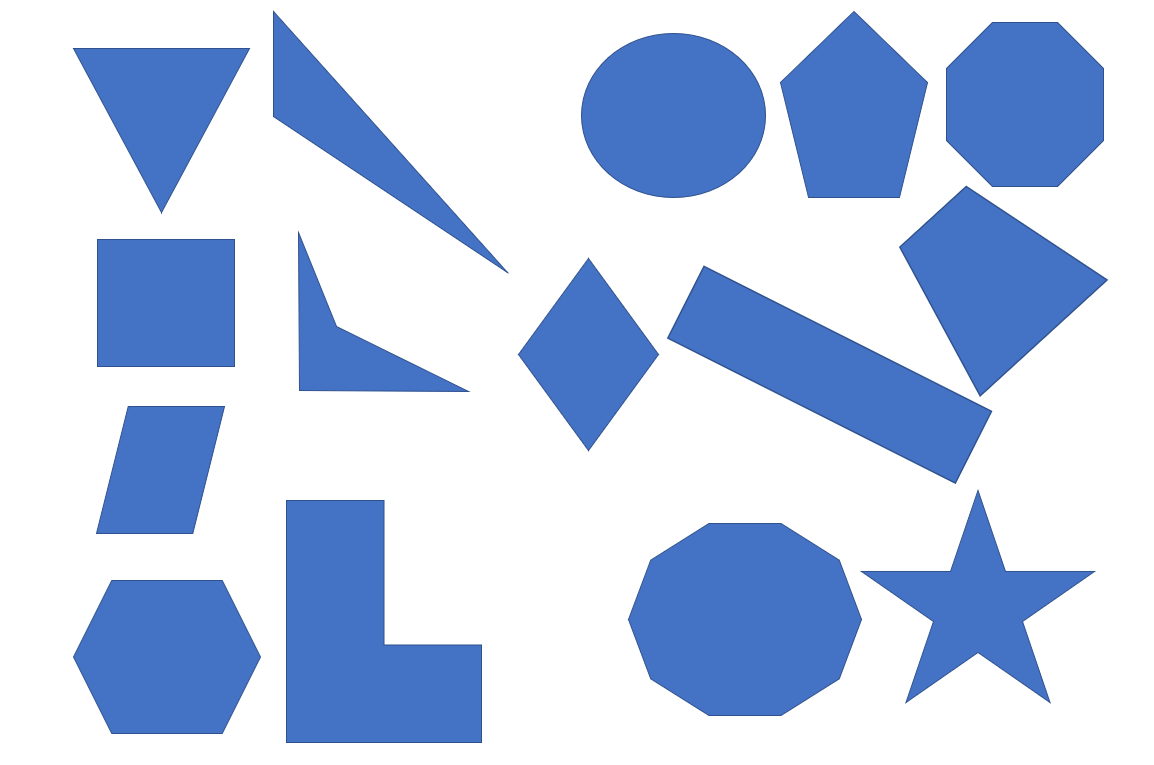
#> input picture OpenCV/xx-Extend/x01-RecognizePoly/images/test1.png, 1154 x 765 px
$ python 101.py
#> lines starting #> are read from the running program, lines starting #| are printed output that depends on the picture; after the words box and inside, x2 and y2 are one past the last pixel; in counts of white or black regions, pixels touching at a corner belong together
import os
import cv2 as cv

def setLabel (image, str, contour):
    (text_width, text_height), baseline = cv.getTextSize(str, cv.FONT_HERSHEY_SCRIPT_SIMPLEX, 0.7, 1)

    # 간단!
    x,y, w,h = cv.boundingRect(contour)

    pt_x = x+int((w-text_width)/2)
    pt_y = y+int((h +text_height)/2)

    cv.rectangle(image, (pt_x, pt_y + baseline), (pt_x + text_width, pt_y-text_height), (200,200,200), cv.FILLED)
    cv.putText(image, str, (pt_x, pt_y), cv.FONT_HERSHEY_SIMPLEX, 0.7, (0,0,0), 1, 8)


# 그림 불러오기

os.chdir('xx-Extend\\x01-RecognizePoly\\images')
img_color = cv.imread('test1.png', cv.IMREAD_COLOR)
#> img_color is the input picture: shape (765, 1154, 3); mean B, G, R 234.3, 206.5, 191
img_gray = cv.cvtColor(img_color, cv.COLOR_BGR2GRAY)
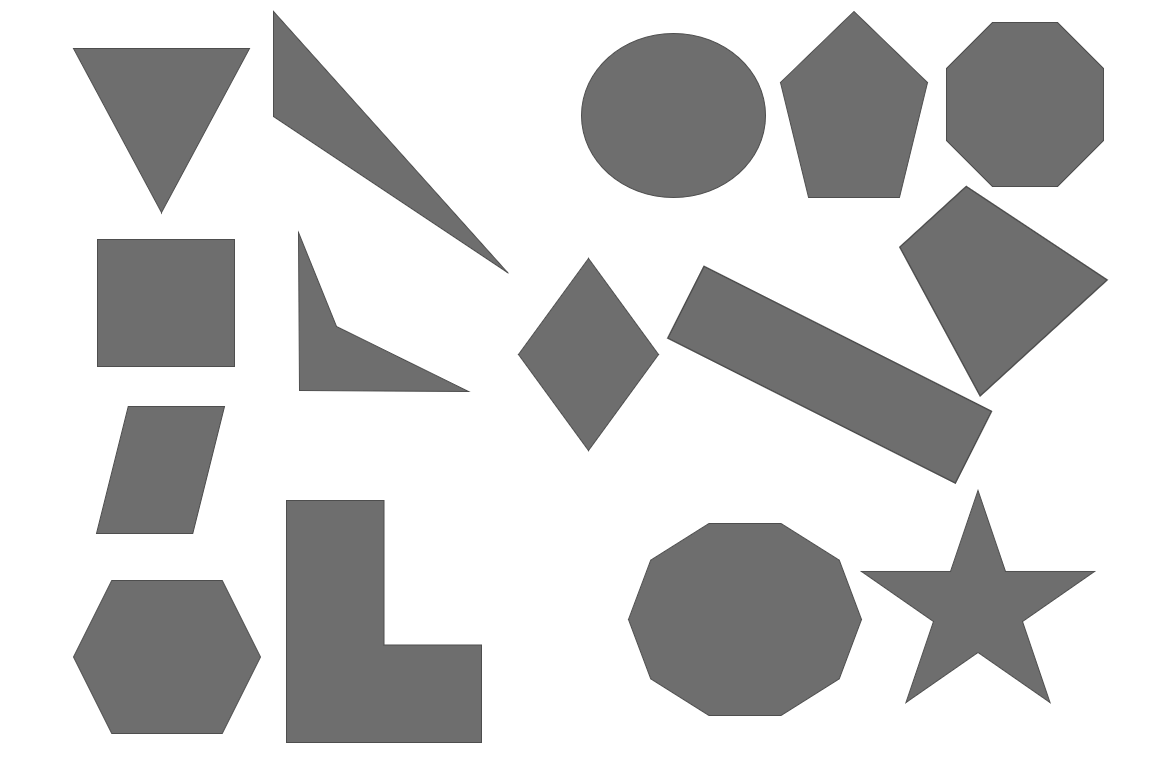
#> img_gray: shape (765, 1154); min 78, max 255, mean 205.2


ret,img_binary = cv.threshold(img_gray, 50, 255,
    cv.THRESH_BINARY_INV|cv.THRESH_OTSU)
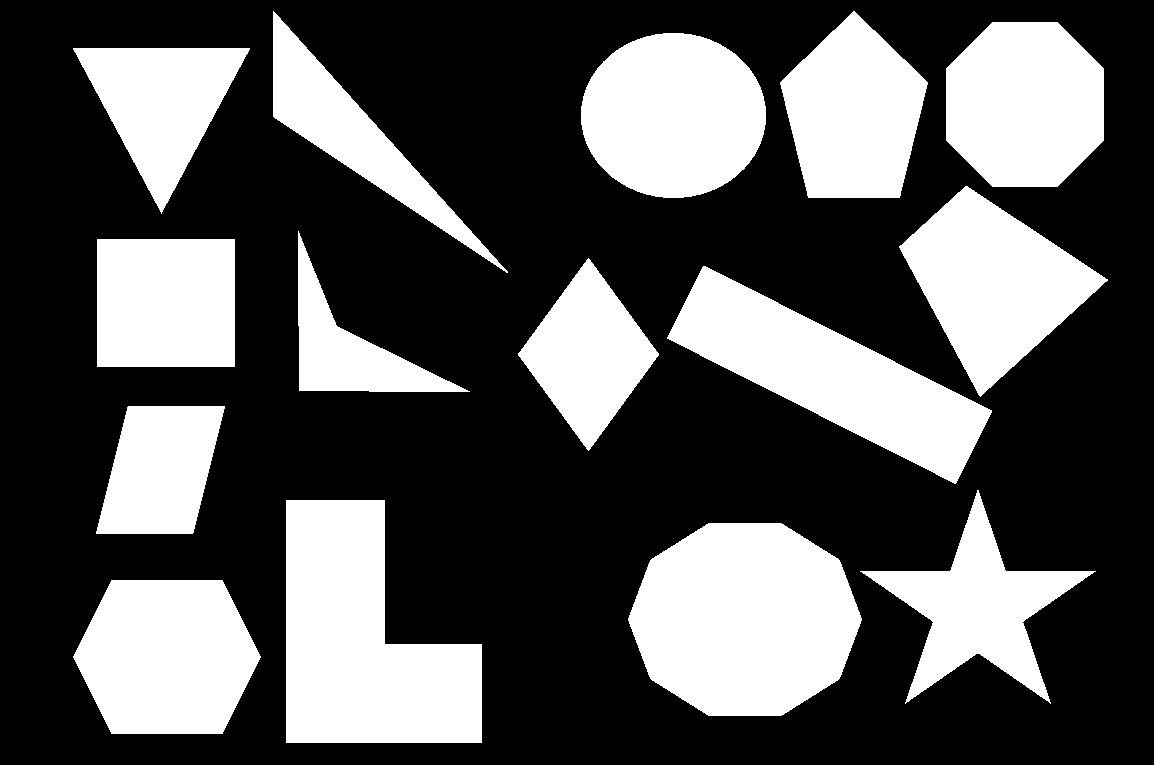
#> img_binary: shape (765, 1154); 34.2% white; 15 white regions
#> ret = 182
cv.imshow('binary', img_binary)


contours, hierarchy = cv.findContours(img_binary, cv.RETR_EXTERNAL,
        cv.CHAIN_APPROX_SIMPLE)
#> contours = 15 contours; largest, box (x1, y1, x2, y2) and area: (628, 523, 862, 716) 34652, (286, 500, 482, 743) 33222, (667, 266, 992, 484) 26188, (581, 33, 766, 198) 23753, (73, 580, 261, 734) 22759

for cnt in contours:

    epsilon = 0.005 * cv.arcLength(cnt, True)
    approx = cv.approxPolyDP(cnt, epsilon, True)


    size = len(approx)
    cv.line(img_color, tuple(approx[0][0]), tuple(approx[size-1][0]),
        (0, 255, 0), 3)
    for k in range(size-1):
        cv.line(img_color, tuple(approx[k][0]), tuple(approx[k+1][0]),
            (0, 255, 0), 3)


    if cv.isContourConvex(approx):
        if size == 3:
            setLabel(img_color, "triangle", cnt)
        elif size == 4:
            setLabel(img_color, "rectangle", cnt)
        elif size == 5:
            setLabel(img_color, "pentagon", cnt)
        elif size == 6:
            setLabel(img_color, "hexagon", cnt)
        elif size == 8:
            setLabel(img_color, "octagon", cnt)
        elif size == 10:
            setLabel(img_color, "decagon", cnt)
        else:
            setLabel(img_color, str(size), cnt)
    else:
        setLabel(img_color, str(size), cnt)
#> this loop made 15 passes
#> (epsilon, approx, size) on passes 5, 6, 7, 8, 9, 10, 11, 15: (2.36, [[128, 406], [96, 533], [192, 533], [224, 406]], 4), (4.35, [[702, 267], [667, 338], [956, 482], [991, 410]], 4), (2.5, [[588, 258], [518, 353], [588, 450], [658, 355]], 4), (2.64, [[97, 239], [97, 366], [234, 366], [234, 239]], 4), (3, [[298, 231], [299, 390], [469, 391], [338, 327]], 4), (3.15, [[965, 186], [899, 247], [980, 396], [1107, 279]], 4), (2.89, [[249, 48], [73, 48], [161, 213]], 3), (3.81, [[273, 11], [273, 116], [507, 272]], 3)
#> (epsilon, size) on passes 1, 2, 3, 4, 12, 13: (2.95, 6), (3.56, 10), (4.37, 6), (4.62, 10), (2.89, 16), (2.67, 8)
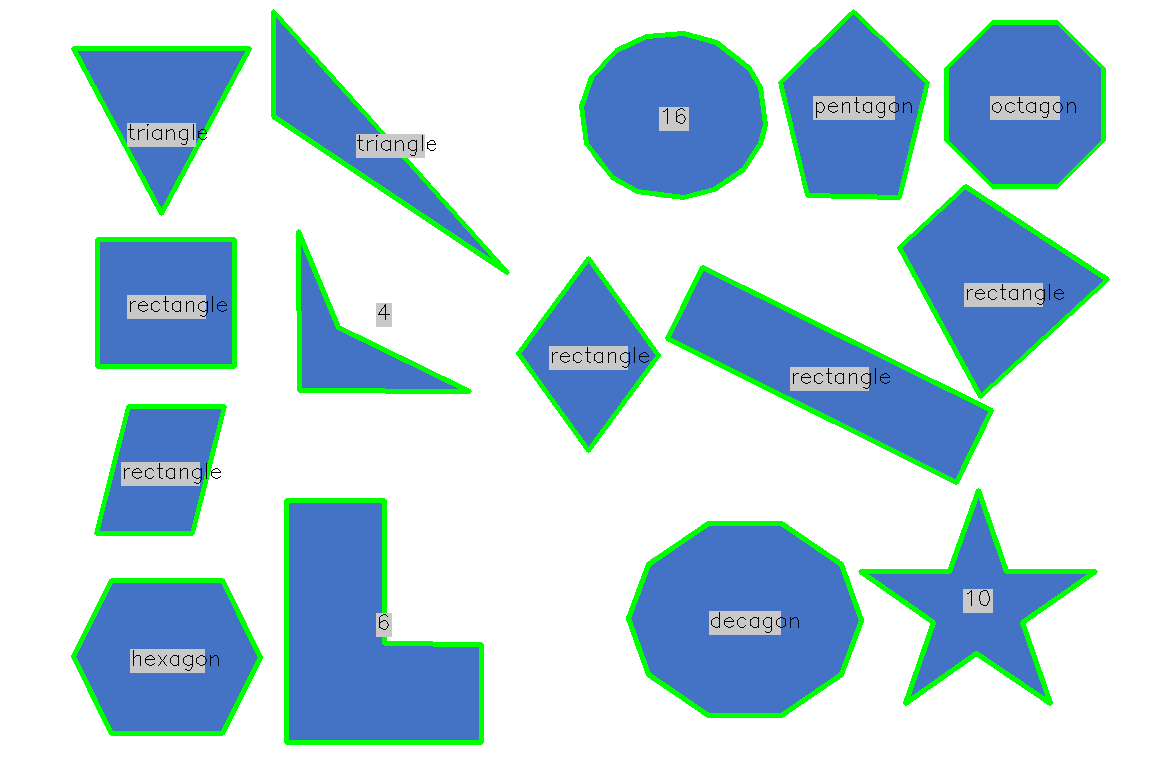
#> img_color: shape (765, 1154, 3); 7.66% of pixels changed, all inside (x1, y1, x2, y2) = (71, 9, 1110, 745)


cv.imshow('result', img_color)
cv.waitKey(0)
